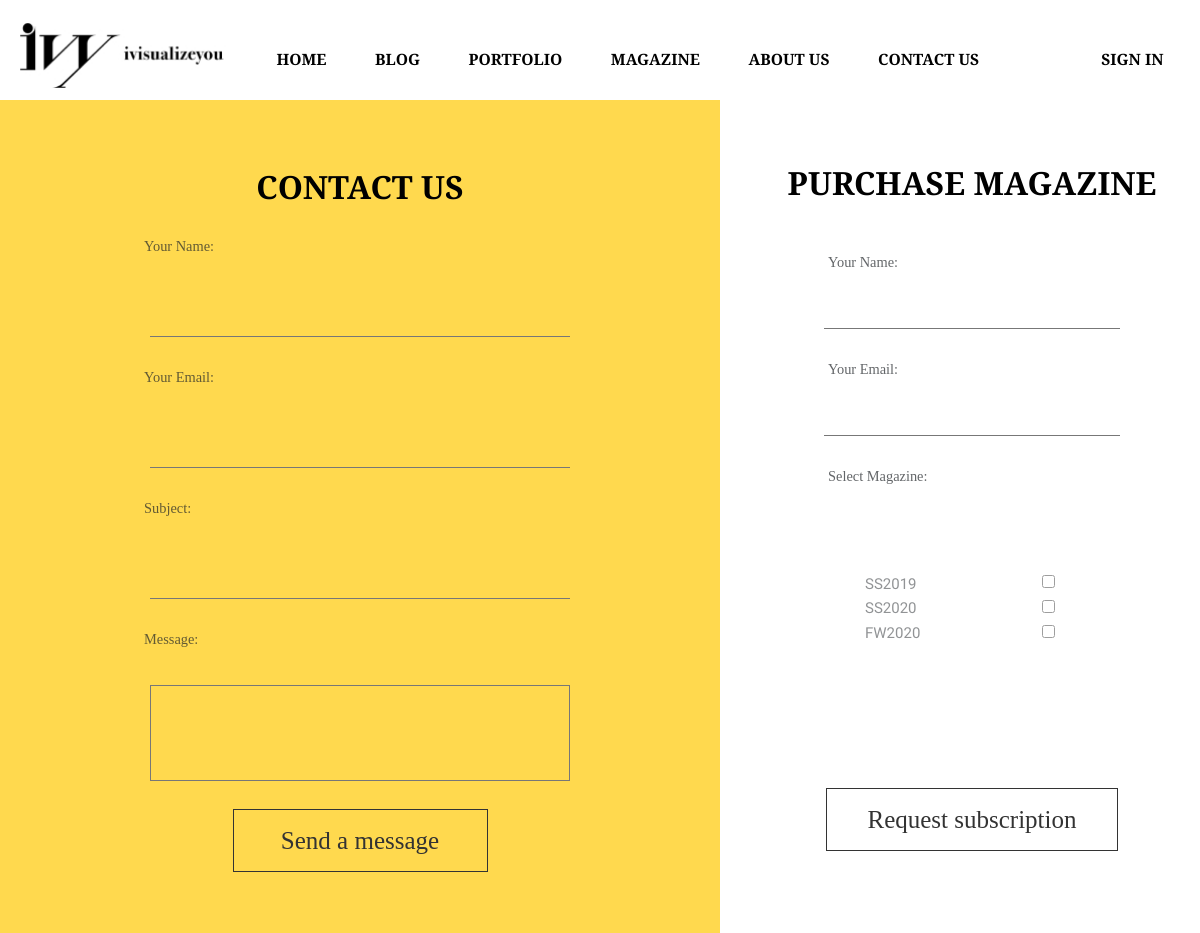
Before: /contactUs/ with the older database file.
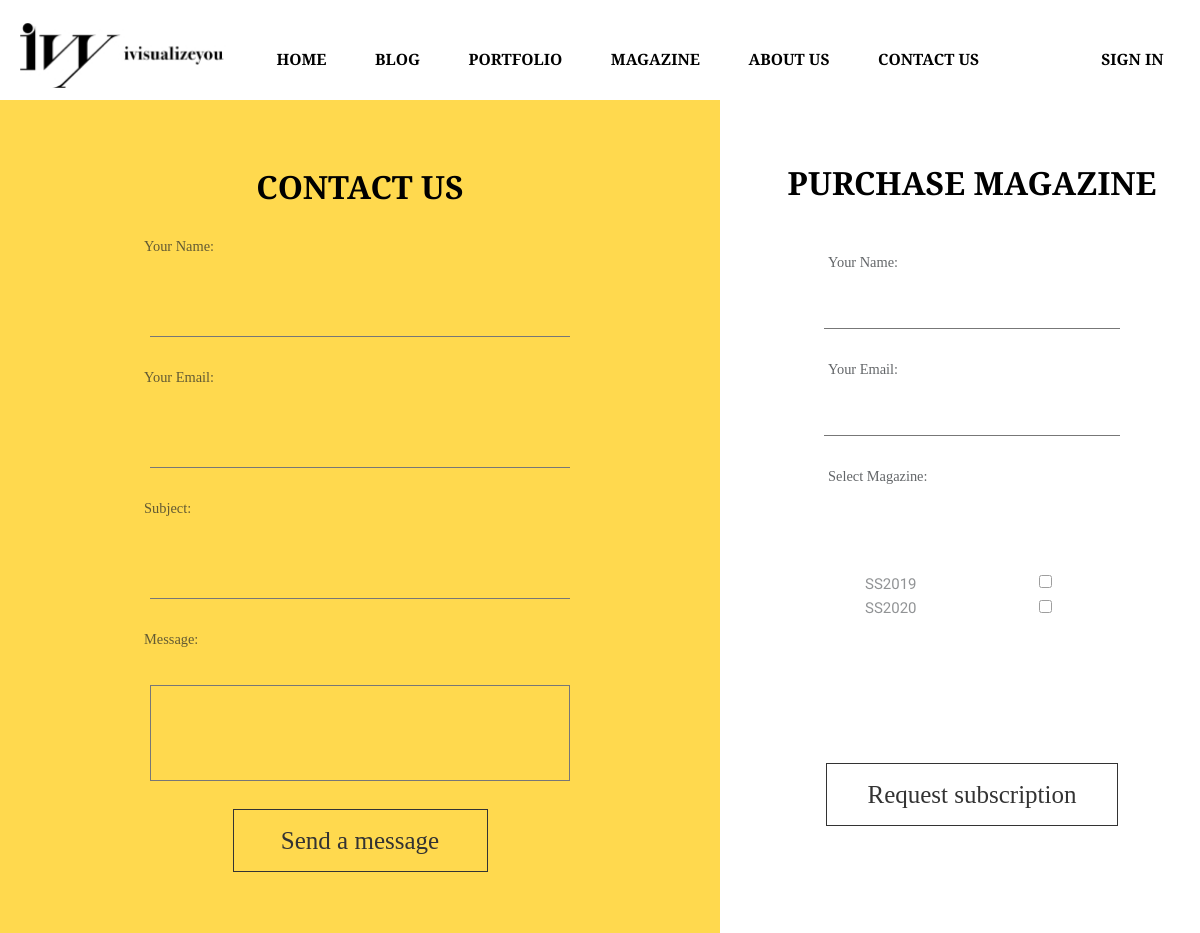
After: the same page with the newer database file.
### magazines/models.py (models this page shows, shortened)
class Magazine(models.Model):
    name = models.CharField(max_length=200, null =True)
    description = models.CharField(max_length=300, null =True)
    feature = models.CharField(max_length=300, null =True)
    magazineGroup = models.CharField(max_length=50, null = True)
    pdf = models.FileField(null =True, blank = True)
    thumbNail = models.FileField(null = True, blank = True)
    dateCreated = models.DateTimeField(auto_now_add=True, null =True)
    viewcount = models.PositiveIntegerField(default=0)

### magazines/views.py (the view, shortened to what this page needs)
# urls.py: path('contactUs/', views.contactUs, name="contactUs"),
def contactUs(request):
    magazine = Magazine.objects.all()
    context = {'magazine' : magazine}
    return render(request, 'magazines/contactUs.html', context)

### magazines/templates/magazines/contactUs.html (shortened to what this page needs)
{% extends 'magazines/main.html'%}
{% load static %}
{% block content%}
    <link rel="stylesheet" type="text/css" href="{% static '/css/contactUs.css' %}">
    <div class="grid-container">
        <div class="contactForm">
            <h2>Contact Us</h2>
                <form method="post" class="formBox" action={% url 'contactUs'%} onsubmit="confirm('Request has been sent to the administrator');">
                    <div class="inputBox">
                        <div class="formInfo">Your Name:</div><br>
                        <input type="text" name="message-name" required value="{{ request.user.username }}">
                    </div>
                    <div class="inputBox">
                        <div class="formInfo">Your Email:</div><br>
                        <input type="text" name="message-email" required value="{{ request.user.email}}">
                    </div>
                    <div class="inputBox">
                        <div class="formInfo">Subject:</div><br>
                        <input type="text" name="message-subject" required>
                    </div>
                    <div class="inputBox">
                        <div class="formInfo"> Message:</div><br>
                        <textarea name="message-info" required></textarea>
                    </div>
                    <div class="inputBox">
                        <input type="submit" name="message-submit" value="Send a message" />
                    </div>
                </form>
        </div>
        <div class="purchaseForm">
            <h2>Purchase Magazine</h2>
                <form method="post" class="formBox" action={% url 'contactUs'%} onsubmit="confirm('Purchase Request has been sent to the administrator');">
                    <div class="inputBox">
                        <div class="formInfo">Your Name:</div>
                        <input type="text" name="purchase-name" required value="{{ request.user.username }}">
                    </div>
                    <div class="inputBox">
                        <div class="formInfo">Your Email:</div>
                        <input type="text" name="purchase-email" required value="{{ request.user.email }}">
                    </div>
                    <div class="inputBox w50">
                        <div class="formInfo">Select Magazine:</div><br>
                        <table class="checkTable">
                            <tbody>
                                {% for i in magazine %}
                                <tr>
                                    <td>
                                        <div class="mName" style="font-family:Playfair Display, serif;">
                                            <span class="mOption" >{{i.magazineGroup}}</span>
                                        </div>
                                    </td>
                                    <td>
                                        <div class="checkboxControler">
                                            <input type="checkbox" value="{{i.name}}" name="magazine-list"><br>
                                        </div>
                                    </td>
                                </tr>
                                {% endfor %}
                            </tbody>
                        </table>
                        <div class="inputBox w100">
                            <input type="submit" name="purchase-submit" value="Request subscription">
                        </div>
                    </form>
        </div>
    </div>
    {% endblock %}

### magazines/templates/magazines/main.html (shortened to what this page needs)
{% load static %}
<!DOCTYPE html>
<html lang="en">
<head>
    <link rel="stylesheet" href="https://maxcdn.bootstrapcdn.com/bootstrap/4.0.0/css/bootstrap.min.css">
    <link rel="stylesheet" type="text/css" href="{% static '/css/main.css' %}">
</head>
<body>
    <div class="grid-containerMain">
        <div class="gridNav">
            {% include 'magazines/navbar.html'%}
        </div>
        <div class="gridBody">
            {% block content %}
            {% endblock %}
        </div>
    </div>
</body>
</html>

### magazines/templates/magazines/navbar.html (shortened to what this page needs)
{% load static %}
<link rel="stylesheet" type="text/css" href="{% static '/css/navbar.css' %}">
<link rel="stylesheet" href="https://stackpath.bootstrapcdn.com/bootstrap/4.1.3/css/bootstrap.min.css">
<link rel="stylesheet" href="https://use.fontawesome.com/releases/v5.6.1/css/all.css">
<nav>
    <div class = "grid-containerNav">
      <img src = '../../static/images/ivyLogo.jpg' class="imgPic"/>
      <a class="nav-link1" id="nav-txt" href="{% url 'home' %}">HOME</a>
      <a class="nav-link2" id="nav-txt" href="{% url 'blog' %}">BLOG</a>
      <a class="nav-link3" id="nav-txt" href="{% url 'portfolio' %}">PORTFOLIO</a>
      <a class="nav-link4" id="nav-txt" href="{% url 'magazine' %}">MAGAZINE</a>
      <a class="nav-link5" id="nav-txt" href="{% url 'aboutUs' %}">ABOUT US</a>
      <a class="nav-link6" id="nav-txt" href="{% url 'contactUs' %}">CONTACT US</a>
      {%if request.user.is_authenticated%}
        <a class="nav-link8" id="nav-txt" href= "{% url 'logout' %}" style="text-decoration: none;">LOGOUT</a>
        <a class="nav-link9" id="nav-txt" href = ""data-toggle="modal" data-target="#userInfoModal" style="text-decoration: none; pointer-events:all;">MYINFO</a>
      {% else %}
        <a  class="nav-link7" id="nav-txt" href="{% url 'login' %}" id="sign_in" >SIGN IN</a>
      {% endif %}
    </div>
</nav>

### static/css/main.css (style rules this page uses)
body { background-color: #FFFFFF; }
.grid-containerMain { display: grid; grid-template-rows: 2; height: fit-content }
.gridNav { grid-column-start: 1; grid-column-end: 1; grid-row: 1; }
.gridBody { grid-column-start: 1; grid-column-end: 1; grid-row: 2; }

### static/css/navbar.css (style rules this page uses)
.grid-containerNav { display: grid; grid-template-rows: 1; background-color: #FFFFFF; font-family: 'Playfair Display', serif; width: 100vw; }
.imgPic { grid-column-start: 1; grid-column-end: 1; grid-row:1; width: 20vw; margin-top: 9px; display: grid; color: black; padding: 1vw; text-decoration: none; float: left; }
.nav-link1 { grid-column-start: 2; grid-column-end: 2; grid-row:1; margin-top: 9px; display: grid; color: black; padding: 1vw; text-decoration: none; text-align: center; height: fit-content; width: fit-content; float: left; }
.nav-link2 { grid-column-start: 3; grid-column-end: 3; grid-row:1; margin-top: 9px; display: grid; color: black; padding: 1vw; text-decoration: none; text-align: center; height: fit-content; width: fit-content; float: left; }
.nav-link3 { grid-column-start: 4; grid-column-end: 4; grid-row:1; margin-top: 9px; display: grid; color: black; padding: 1vw; text-decoration: none; text-align: center; height: fit-content; width: fit-content; float: left; }
.nav-link4 { grid-column-start: 5; grid-column-end: 5; grid-row:1; margin-top: 9px; display: grid; color: black; padding: 1vw; text-decoration: none; text-align: center; height: fit-content; width: fit-content; float: left; }
.nav-link5 { grid-column-start: 6; grid-column-end: 6; grid-row:1; margin-top: 9px; display: grid; color: black; padding: 1vw; text-decoration: none; text-align: center; height: fit-content; width: fit-content; float: left; }
.nav-link6 { grid-column-start: 7; grid-column-end: 7; grid-row:1; margin-top: 9px; display: grid; color: black; padding: 1vw; text-decoration: none; text-align: center; height: fit-content; width: fit-content; float: left; }
.nav-link7 { grid-column-start: 11; grid-column-end: 11; grid-row:1; margin-top: 9px; display: grid; color: black; text-align: right; padding: 1vw; text-decoration: none; text-align: center; width: fit-content; height: fit-content; float: left; }
#nav-txt { font-family: 'Playfair Display', serif; font-size: 1.3vw; margin-top: 4.5vh; font-weight: bold; }

Changed rows visible on the page:
removed Magazine: magazineGroup "FW2020"
